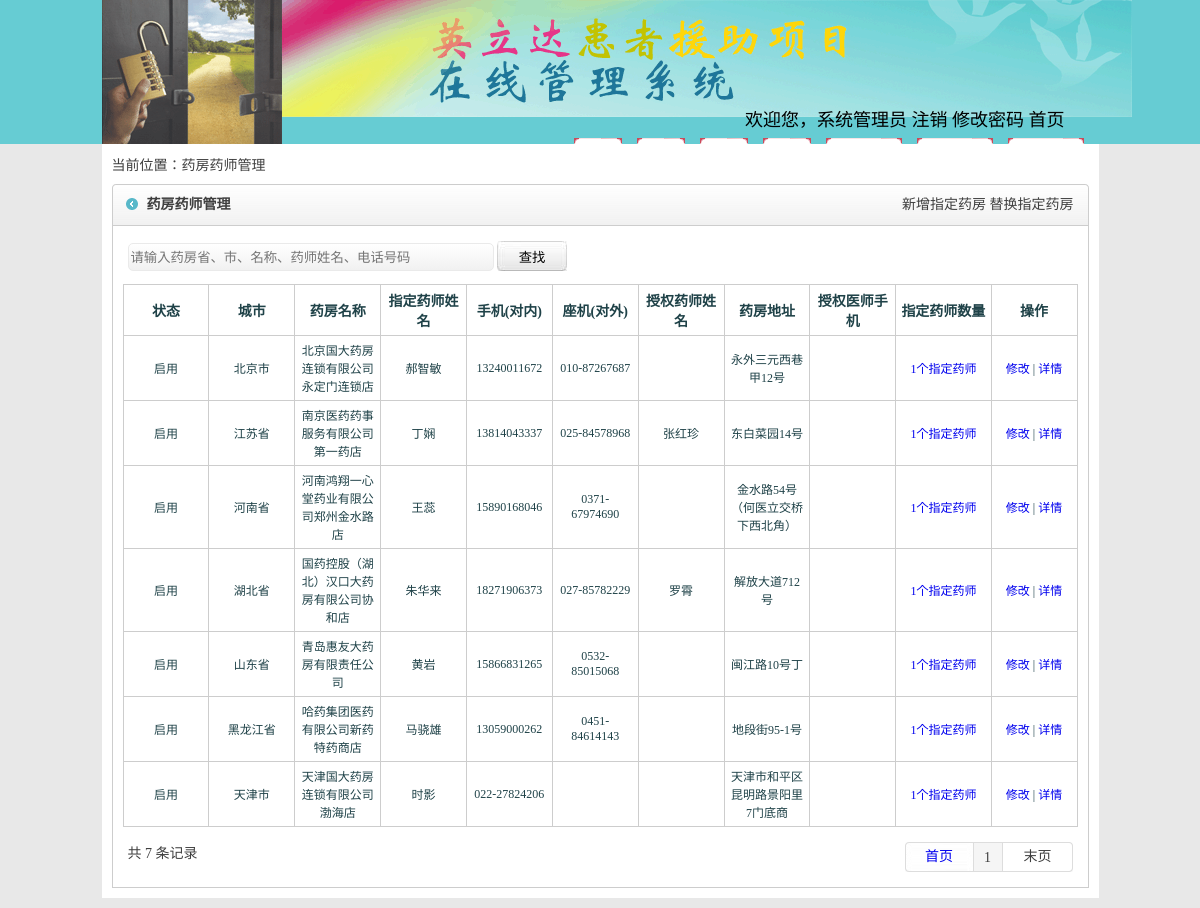
/zhdyfgl.php (signed in), run on the app's committed database.
### tables this page shows
CREATE TABLE `yf` (
  `id` int(100) NOT NULL,
  `yfmch` varchar(100) NOT NULL,
  `yfdzh` varchar(100) NOT NULL,
  `yfdh` varchar(100) NOT NULL,
  `yfshj` varchar(100) NOT NULL,
  `yfchzh` varchar(100) NOT NULL,
  `yfemail` varchar(100) NOT NULL,
  `shfzt` varchar(100) NOT NULL,
  `bzh` varchar(100) DEFAULT NULL,
  `yfkcrl` varchar(100) NOT NULL,
  `yfsheng` varchar(100) NOT NULL,
  `yfzhdysh` varchar(100) NOT NULL,
  `yfshengjx` varchar(100) NOT NULL,
  `yfyshname` varchar(100) NOT NULL,
  `yfshi` varchar(100) NOT NULL,
  `yfshijx` varchar(100) NOT NULL,
  `yfqu` varchar(100) NOT NULL,
  `yfqujx` varchar(100) NOT NULL,
  `yfzhdyshyzh` varchar(100) NOT NULL,
  `yfshqysh` varchar(100) NOT NULL,
  `yfshqyshyzh` varchar(100) NOT NULL,
  `yfzhdyshxb` varchar(100) NOT NULL,
  `yfshqyshdh` varchar(100) NOT NULL,
  `pxb` varchar(100) DEFAULT NULL,
  `pxrq` varchar(100) DEFAULT NULL,
  `newtime` varchar(100) NOT NULL DEFAULT '' COMMENT '新增时间',
  `bgsj` varchar(255) NOT NULL COMMENT '办公时间',
  `swsj` varchar(255) NOT NULL COMMENT '上午时间',
  `xwsj` varchar(255) NOT NULL COMMENT '下午时间',
  `zhdyshnl` varchar(255) DEFAULT '',
  `yfshqyshnl` varchar(255) DEFAULT '',
  `yfshqyshxb` varchar(255) DEFAULT '',
  `yfshqyshshj` varchar(255) DEFAULT '',
  `yfshqyshemail` varchar(255) DEFAULT '',
  `yfshqyshbarq` varchar(255) DEFAULT ''
);

### zhdyfgl.php (the view, shortened to what this page needs)
<?php session_start();
$pagesize=10;
?>
<!DOCTYPE html PUBLIC "-//W3C//DTD XHTML 1.0 Transitional//EN" "http://www.w3.org/TR/xhtml1/DTD/xhtml1-transitional.dtd">
<html xmlns="http://www.w3.org/1999/xhtml">
<head>
<link rel="stylesheet" type="text/css" href="style/style.css">
</head>
<body>
<div class="wrap">
	<div class="head">
		<div class="head_info">
			<div class="head_left"><img src="./images/tp_left.gif" /></div>
			<div class="head_right">
				<div class="head_right_top"><img src="./images/head_right_top.gif" /></div>
				<div class="head_right_middle">欢迎您，<?php echo $_SESSION[yhname];?> <a href="/">注销</a> <a href="xgmm.php">修改密码</a> <a href="manager.php">首页</a></div>
				<div class="head_right_nav">
					<ul>
						<li><strong><a href="#">高级搜索</a></strong></li>
						<li><strong><a href="#">数据备份</a></strong></li>
						<li><strong><a href="#">不良事件</a></strong></li>
						<li><strong><a href="#">统计</a></strong></li>
						<li><strong><a href="#">转诊</a></strong></li>
						<li><strong><a href="#">随访</a></strong></li>
						<li><strong><a href="#">出组</a></strong></li>
					</ul>
				</div>
			</div>
		</div>
	</div>
	<div class="main">
		<div class="insmain">
			<div class="thislink">当前位置：药房药师管理</div>
			<div class="inwrap flt top">
				<div class="title w977 flt">
				<strong>药房药师管理</strong><span><a href="zhdyfxz.php">新增指定药房</a>  <a href="zhdyfth.php">替换指定药房</a> </span>
				</div>
				<div class="incontact w955 flt">
				  <table width="100%" border="0" cellspacing="0" cellpadding="5">
                    <tr>
                      <td>
					  	<div class="insinsins"><span><input class="grd-white" type="text" id="Guanjianci" name="Guanjianci" value=""
            placeholder="请输入药房省、市、名称、药师姓名、电话号码" style="width:360px;"/> <input type="button" class="uusub2" value="查找" onclick="chazhao();" /></span></div>
					  </td>
                    </tr>
                  </table>
				  <table width="100%" border="0" cellpadding="5" cellspacing="1" bgcolor="#cdcdcd">
                    <tr style="color:#1f4248; font-weight:bold; height:30px;">
                        <td width="9%" align="center" bgcolor="#FFFFFF">状态</td>
                        <td width="9%" align="center" bgcolor="#FFFFFF">城市</td>
                        <td width="9%" align="center" bgcolor="#FFFFFF">药房名称</td>
                        <td width="9%" align="center" bgcolor="#FFFFFF">指定药师姓名</td>
                        <td width="9%" align="center" bgcolor="#FFFFFF">手机(对内)</td>
                        <td width="9%" align="center" bgcolor="#FFFFFF">座机(对外)</td>
                        <td width="9%" align="center" bgcolor="#FFFFFF">授权药师姓名</td>
                        <td width="9%" align="center" bgcolor="#FFFFFF">药房地址</td>
                        <td width="9%" align="center" bgcolor="#FFFFFF">授权医师手机</td>
                        <td width="10%" align="center" bgcolor="#FFFFFF">指定药师数量</td>
                        <td width="9%" align="center" bgcolor="#FFFFFF">操作</td>
                    </tr>
<?php
  $sql = "select * from `yf` where '1'='1'";
  $sql .= " group by yfdzh order by id DESC limit $page $pagesize ";
  $Query_ID = mysql_query($sql);
  while($Record = mysql_fetch_array($Query_ID)){
$yfsql = "select count(*),SUM(shfzt) from `yf` where `yfmch`='".$Record[1]."'";
$yfQuery_ID = mysql_query($yfsql);
while($yfRecord = mysql_fetch_array($yfQuery_ID)){$yfyshshl=$yfRecord[0];$yfzt=$yfRecord[1];}
    echo "<tr style=\"color:#1f4248; font-size:12px;\">";
    if($yfzt>'0'){echo "<td align=\"center\" bgcolor=\"#FFFFFF\">启用</td>";}else{echo "<td align=\"center\" bgcolor=\"#FFFFFF\">停用</td>";}
    echo "<td align=\"center\" bgcolor=\"#FFFFFF\">".$Record[10]."</td>";
    echo "<td align=\"center\" bgcolor=\"#FFFFFF\">".$Record[1]."</td>";
  if($Record[7]!=1&&$yfzt>'0'){
      $yfsql = "select `yfzhdysh` from `yf` where `yfmch`='".$Record[1]."' and `shfzt`='1'";
      $yfQuery_ID = mysql_query($yfsql);
      while($yfRecord = mysql_fetch_array($yfQuery_ID)){$yfzhdysh=$yfRecord[0];}
  }else{
      $yfzhdysh=$Record[11];
  }
  echo "<td align=\"center\" bgcolor=\"#FFFFFF\">".$yfzhdysh."</td>";
  $yshdh=str_replace("/", "</br>", $Record[4]);
  echo "<td align=\"center\" bgcolor=\"#FFFFFF\">".$yshdh."</td>";
      $yshbgdh=str_replace("/", "</br>", $Record[3]);
      echo "<td align=\"center\" bgcolor=\"#FFFFFF\">".$yshbgdh."</td>";
      echo "<td align=\"center\" bgcolor=\"#FFFFFF\">".$Record[19]."</td>";
    echo "<td align=\"center\" bgcolor=\"#FFFFFF\">".$Record[2]."</td>";
      echo "<td align=\"center\" bgcolor=\"#FFFFFF\">".$Record[22]."</td>";
    echo "<td align=\"center\" bgcolor=\"#FFFFFF\"><a href=\"zhdyfyshgl.php?yfmch=".$Record[1]."\">".$yfyshshl."个指定药师</a> </td>";
      echo "<td align=\"center\" bgcolor=\"#FFFFFF\">";
    if($yfyshshl>'1'){echo "<a href=\"zhdyfyshgl.php?yfmch=".$Record[1]."\">修改 </a>";}
    else {echo "<a href=\"zhdyfxg.php?id=".$Record[0]."\">修改 </a>";}
      echo "| <a href=\"zhdyfxq.php?id=".$Record[0]."\">详情</a>";
      echo "</td></tr>";
  }
?>
                  </table>
				  <table width="100%" border="0" cellspacing="0" cellpadding="5" class="top">
                    <tr>
                      <td>
<?php
include('pagefy.php');
          ?>
					  </td>
                    </tr>
                  </table>
				</div>
			</div>
		</div>
	</div>
</div>
</body>
</html>

### style/style.css (style rules this page uses)
.wrap { width:100%; height:auto; float:left; font-size:14px; background:#e8e8e8; }
.wrap .head { width:100%; height:144px; background:#66ccd3; }
.wrap .head .head_info { width:997px; height:144px; margin:0 auto; }
.wrap .head .head_info .head_left { width:180px; height:144px; float:left; }
.wrap .head .head_info .head_right { width:817px; height:144px; float:left; }
.wrap .head .head_info .head_right .head_right_top { width:817px; height:80px; float:left; text-align:center; }
.wrap .head .head_info .head_right .head_right_middle { width: 783px; height: 24px; vertical-align: middle; text-align: right; float: left; color: black; padding-top: 25px; font-size: 18px; }
.wrap .head .head_info .head_right .head_right_middle a { color:black; }
.wrap .head .head_info .head_right .head_right_nav { width:817px; float:left; height:30px; padding-top:9px; text-align:right; }
.wrap .head .head_info .head_right .head_right_nav li { width:auto; float:right; padding-left:10px; margin-right:15px; background:url(../images/nav_bg.gif) left top no-repeat; }
.wrap .head .head_info .head_right .head_right_nav li a { color:#2e2e2e; }
.wrap .head .head_info .head_right .head_right_nav li strong { width:auto; height:30px; float:left; line-height:30px; padding-right:10px; vertical-align:middle; background:url(../images/nav_bg.gif) right top no-repeat; }
.wrap .main { width:997px; margin:0 auto; }
.wrap .main .insmain { width:977px; margin:0 auto; color:#3f3f3f; height:auto; float:left; padding:10px; background:#ffffff; margin-bottom:10px; }
.w977 { width:977px; }
.w955 { width:955px; }
.flt { float:left; }
.wrap .main .insmain .inwrap .title a { color:#3f3f3f; }
.wrap .main .insmain .inwrap { width:977px; }
.top { margin-top:10px; }
.wrap .main .insmain .inwrap .title { background:url(../images/main_title_bg.gif) right top no-repeat; height:42px; vertical-align:middle; line-height:42px; }
.wrap .main .insmain .inwrap .title strong { width:auto; float:left; padding-left:35px; background:url(../images/main_title_bg.gif) left top no-repeat; }
.wrap .main .insmain .inwrap .title span { float:right; width:auto; padding-right:15px; }
.wrap .main .insmain .inwrap .incontact { border-left:1px #cdcdcd solid; border-right:1px #cdcdcd solid; padding:10px; border-bottom:1px #cdcdcd solid; }
.wrap .main .insmain .inwrap .incontact .insinsins { width:auto; float:left; height:auto; margin-bottom:8px; margin-right:10px; }
.wrap .main .insmain .inwrap .incontact .insinsins span { line-height:24px; vertical-align:middle; float:left; }
.grd-white { background: #ffffff; height:24px; background: -moz-linear-gradient(top, #ffffff 0%, #f1f1f1 100%); background: -webkit-gradient(linear, left top, left bottom, color-stop(0%,#ffffff), color-stop(100%,#f1f1f1)); background: -webkit-linear-gradient(top, #ffffff 0%,#f1f1f1 100%); background: -o-linear-gradient(top, #ffffff 0%,#f1f1f1 100%); background: -ms-linear-gradient(top, #ffffff 0%,#f1f1f1 100%); background: linear-gradient(to bottom, #ffffff 0%,#f1f1f1 100%); filter: progid:DXImageTransform.Microsoft.gradient( startColorstr='#ffffff', endColorstr='#f1f1f1',GradientType=0 ); border: 1px solid #eaeaea; border-radius: 5px; }
.uusub2 { background:url(../images/sub02.jpg) top left no-repeat; width:70px; height:30px; border:0px; }

### style/master.css (style rules this page uses)
body { margin-left: 0px; margin-top: 0px; margin-right: 0px; margin-bottom: 0px; }
a:link { text-decoration: none; }
ul { margin:0px; padding:0px; }
li { list-style-type:none; }

### data on the page
yf: yfsheng "北京市", yfmch "北京国大药房连锁有限公司永定门连锁店", yfzhdysh "郝智敏", yfshj "13240011672", yfdh "010-87267687", yfdzh "永外三元西巷甲12号", yfyshshl "1"
yf: yfsheng "江苏省", yfmch "南京医药药事服务有限公司第一药店", yfzhdysh "丁娴", yfshj "13814043337", yfdh "025-84578968", yfshqysh "张红珍", yfdzh "东白菜园14号", yfyshshl "1"
yf: yfsheng "河南省", yfmch "河南鸿翔一心堂药业有限公司郑州金水路店", yfzhdysh "王蕊", yfshj "15890168046", yfdh "0371-67974690", yfdzh "金水路54号（何医立交桥下西北角）", yfyshshl "1"
yf: yfsheng "湖北省", yfmch "国药控股（湖北）汉口大药房有限公司协和店", yfzhdysh "朱华来", yfshj "18271906373", yfdh "027-85782229", yfshqysh "罗霄", yfdzh "解放大道712号", yfyshshl "1"
yf: yfsheng "山东省", yfmch "青岛惠友大药房有限责任公司", yfzhdysh "黄岩", yfshj "15866831265", yfdh "0532-85015068", yfdzh "闽江路10号丁", yfyshshl "1"
yf: yfsheng "黑龙江省", yfmch "哈药集团医药有限公司新药特药商店", yfzhdysh "马骁雄", yfshj "13059000262", yfdh "0451-84614143", yfdzh "地段街95-1号", yfyshshl "1"
yf: yfsheng "天津市", yfmch "天津国大药房连锁有限公司渤海店", yfzhdysh "时影", yfshj "022-27824206", yfdzh "天津市和平区昆明路景阳里7门底商", yfyshshl "1"

### other printed values
$_SESSION[yhname] "系统管理员"
$num "7"
